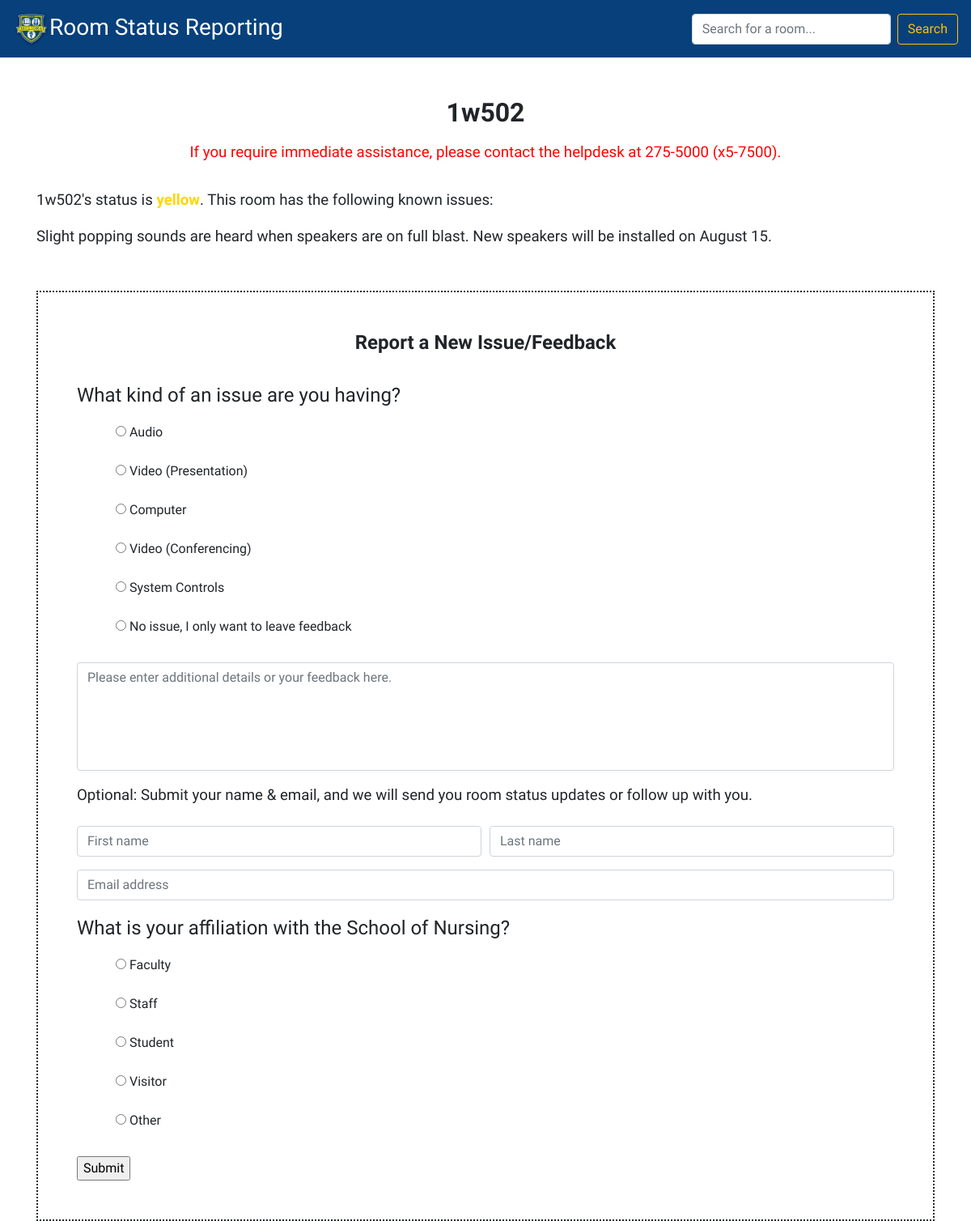
The page /rooms/1w502/ on the database its author committed.
### rooms/models.py (models this page shows, shortened)
class Room(models.Model):
    name = models.CharField(max_length=100, primary_key=True, unique=True)
    image = models.ImageField()
    details = models.TextField(null=True, blank=True)
    floorplan = models.ImageField(null=True, blank=True)
    ROOM_STATUS = (
        ('r', 'Red'),
        ('y', 'Yellow'),
        ('g', 'Green'),
    )
    status = models.CharField(max_length=1, choices=ROOM_STATUS,
                              blank=True, default='g', help_text='Status of the room')
    no_new_tickets = models.BooleanField(default=True)
    def __str__(self):
        return self.name
    class Meta:
        ordering = ['name']

### rooms/views.py (the view, shortened to what this page needs)
# urls.py: path('<str:room_name>/', views.ticket, name='ticket'),
def ticket(request, room_name):
    room_name = get_object_or_404(Room, pk=room_name)
    str_room_name = str(room_name)
    room = Room.objects.all()
    form_class = TicketForm
    if request.method == 'GET':
        form = TicketForm()
    return render(request, 'ticket.html', context={'room_name': room_name, 'room': room, 'form': form_class, })

### rooms/templates/ticket.html (shortened to what this page needs)
{% extends "base_generic.html" %}
{% block content %}
<div class="container">
<h1><strong>{{room_name}}</strong></h1>
<p class="red-text center large-text small-padding">If you require immediate assistance, please contact the helpdesk at 275-5000 (x5-7500).</p>
{% if room_name.status == 'g' %} <p class="large-text">{{room_name}}'s status is <strong id="green-text">green</strong>.  This room is in perfect working order.</p>{%elif room_name.status == 'y' %}<p class="large-text">{{room_name}}'s status is <strong id="yellow-text">yellow</strong>. This room has the following known issues: </p>{% elif room_name.status == 'r' %} <p class="large-text">{{room_name}}'s status is <strong class="red-text">red</strong>. This room is currently unusable.</p>{% endif %}
<p class="large-text" id="break">{{room_name.details}}</p>
<form id="ticket-border" class="" method="post">
<h2><strong>Report a New Issue/Feedback</strong></h2>
<fieldset>
  <legend>What kind of an issue are you having?</legend>
  {{form.type_of_issue}}
</fieldset>
{{form.feedback_or_further_details}}
<h3>Optional: Submit your name & email, and we will send you room status updates or follow up with you.</h3>
  <div class="form-row">
    <div class="form-group col-md-6">
      {{form.first_name}}
    </div>
    <div class="form-group col-md-6">
      {{form.last_name}}
    </div>
  </div>
  <div class="form-group">
    {{form.email_address}}
  </div>
<fieldset>
  <legend>What is your affiliation with the School of Nursing?</legend>
  {{form.affiliation}}
  </fieldset>
  <input type="submit" value="Submit">
  </form>
</div>
{% endblock content %}

### rooms/static/css/styles.css (style rules this page uses)
body { font-family: 'Varela Round', sans-serif; }
.container { padding-top: 5.5em; }
h1 { padding-bottom: 0.25em; padding-top: 1em; font-size: 2em; text-align: center; }
h2 { font-size: 1.5em; text-align: center; padding-bottom: 1em; }
h3 { font-size: 1.17em; padding-top: 1em; padding-bottom: 1em; }
.large-text { font-size: 1.17em; }
#yellow-text { color: gold; }
.red-text { color: red; }
textarea { resize: none; }
ul { list-style-type: none; }
li { padding: 0.5em; }
.center { text-align: center; }
#break { padding-bottom: 2em; }
#ticket-border { border-style: dotted; border-width: 0.15em; padding: 3em; }
.small-padding { padding-bottom: 0.8em; }

### rows shown on the page
Room: name "1w502", details "Slight popping sounds are heard when speakers are on full blast. New speakers will be installed on August 15."
